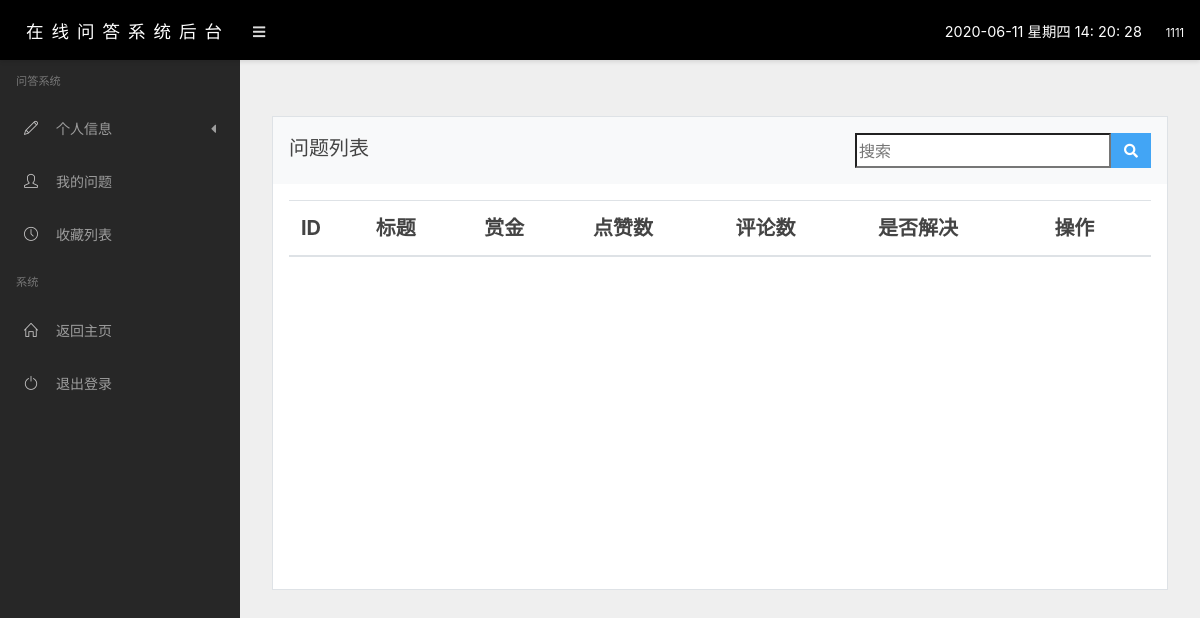
Page /user/question/ (signed in) on the earlier database version.
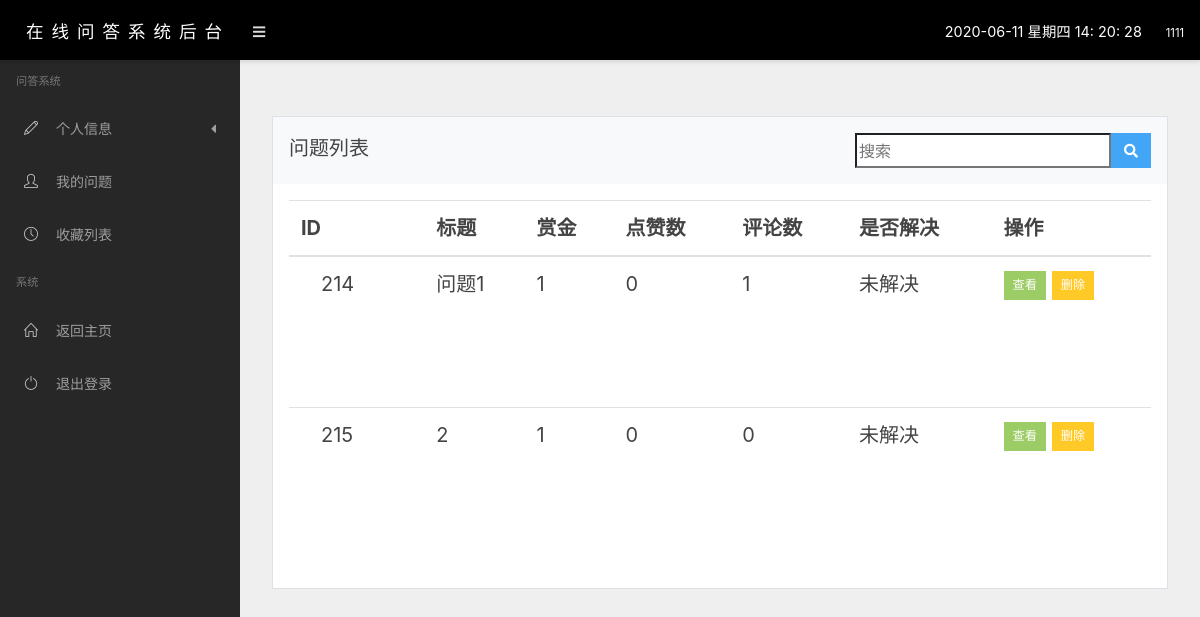
Same page on the later database version.
### app/models.py (models this page shows, shortened)
class Question(models.Model):
    top_choice = (
        ("T", "置顶"),
        ("F", "不置顶"),
    )
    status_choice = (
        ("T", "已解决"),
        ("F", "未解决"),
    )
    id = models.AutoField(primary_key=True, verbose_name="ID")
    users = models.ForeignKey(Users, on_delete=models.CASCADE, verbose_name="提问者")
    top = models.CharField(choices=top_choice, max_length=1, default="F", verbose_name="是否置顶")
    title = models.CharField(max_length=100, verbose_name="帖子标题")
    content = models.TextField(verbose_name="帖子内容")
    bonus = models.IntegerField(verbose_name="悬赏金额", default=10)
    likes = models.IntegerField(verbose_name="点赞数", default=0)
    comments = models.IntegerField(verbose_name="评论数", default=0)
    createTime = models.DateTimeField(auto_now=True, verbose_name="提问时间")
    status = models.CharField(choices=status_choice, max_length=1, default="F", verbose_name="是否解决")
    class Meta:
        verbose_name = "帖子管理"
        verbose_name_plural = "帖子管理"

### app/libs/identity_check.py (the view)
    def wra(req,*arg,**kwargs):
        identity = req.session.get('username')
        if identity:
            return func(req,*arg,**kwargs)
        else:
            return redirect("/login_register_page/")

### app/libs/identity_check.py (called while the page is built)
def login_need(func):
    def wra(req,*arg,**kwargs):
        identity = req.session.get('username')
        if identity:
            return func(req,*arg,**kwargs)
        else:
            return redirect("/login_register_page/")
    return wra

### app/views.py (called while the page is built)
def get_current_user(request):
    username = request.session["username"]
    user = Users.objects.get(username=username)
    return user

### manager/views.py (called while the page is built)
@login_need
def question(request):
    user = get_current_user(request)
    q = Question.objects.filter(users=user)
    key = request.GET.get("Search")
    if key:
        q = q.filter(title__contains=key)
    return render(request,"manager/question.html",{"q":q})

### templates/manager/question.html (shortened to what this page needs)
{% extends 'manager/base.html' %}
{% block content %}
    <div class="row mt-4">
        <div class="col-md-12">
                    <div class="card">
                        <div class="card-header bg-light">
                                问题列表
         <div class="w3l_search float-right">
    			<form action="/user/question/" method="get">
    				<input type="search" name="Search" style="Float:left;height:35px;font-size: 16px" placeholder="搜索" required="">
    				<button type="submit" class="btn btn-primary" style="Float:left;height:35px" aria-label="Left Align">
    					<i class="fa fa-search" aria-hidden="true"> </i>
    				</button>
    			</form>
		      </div>
                        </div>
                        <div class="card-body">
                            <div class="table-responsive">
                                <table class="table table-hover">
                                    <thead>
                                    <tr>
                                        <th>ID</th>
                                        <th>标题</th>
                                        <th>赏金</th>
                                        <th>点赞数</th>
                                        <th>评论数</th>
                                        <th>是否解决</th>
                                        <th>操作</th>
                                    </tr>
                                    </thead>
                                    <tbody style="height: 300px;overflow-y: auto">
                                    {% for g in q %}
                                    <tr>
                                        <td>
                                            <span>{{ g.id }}</span>
                                        </td>
                                        <td>{{ g.title }}</td>
                                        <td>{{ g.bonus }}</td>
                                        <td>{{ g.likes }}</td>
                                        <td class="text-nowrap">{{ g.comments }}</td>
                                    {% if g.status == "T" %}
                                        <td>已解决</td>
                                    {% else %}
                                        <td>未解决</td>
                                    {% endif %}
                                        <td>
                                            <button type="button" class="btn btn-success btn-sm" onclick="window.location.href='/detail/{{ g.id }}'">查看</button>
                                            <button type="button" class="btn btn-warning btn-sm" onclick="delete_question({{ g.id }})">删除</button>
                                        </td>
                                    </tr>
                                    {% endfor %}
                                    </tbody>
                                </table>
                            </div>
                        </div>
                    </div>
                </div>
    </div>
{% endblock %}

### templates/manager/base.html (shortened to what this page needs)
<!doctype html>
<html lang="en">
<head>
    {% load staticfiles %}
    <link rel='stylesheet' href='/static/css/simple-line-icons.css'>
    <link rel='stylesheet' href='/static/css/fontawesome-all.min.css'>
    <link rel='stylesheet' href='/static/css/styles.css'>
    {% block css %}
        <link rel='stylesheet' href='/static/css/styles2.css'>
    {% endblock %}
</head>
<body class="sidebar-fixed header-fixed">
<div class="page-wrapper">
        <nav class="navbar page-header">
        <a class="navbar-brand" href="#">
            <span class="navbar-brand b_span">
                在线问答系统后台
            </span>
        </a>
        <a href="#" class="btn btn-link sidebar-toggle d-md-down-none">
            <i class="fa fa-bars"></i>
        </a>
            <ul class="navbar-nav ml-auto">
                <li class="nav-item d-md-down-none">
                    <span class="time" style="font-size: .900rem; color: #fff; margin-right: 20px"></span>
                </li>
                    <a class="nav-link" href="#">
                        <span class="small ml-1 d-md-down-none" style="color: #fff">{{ request.session.nickname }}</span>
                    </a>
            </ul>
        </nav>
    <div class="main-container">
        <div class="sidebar">
            <nav class="sidebar-nav">
                <ul class="nav">
                    <span class="nav-title">问答系统</span>
                    <li class="nav-item nav-dropdown">
                        <a href="#" class="nav-link nav-dropdown-toggle">
                            <i class="icon icon-pencil"></i> 个人信息 <i class="fa fa-caret-left"></i>
                        </a>
                    </li>
                    <li class="nav-item">
                        <a href="/user/question/" class="nav-link">
                            <i class="icon icon-user"></i> 我的问题
                        </a>
                    </li>
                    <li class="nav-item">
                        <a href="/user/likes/" class="nav-link">
                            <i class="icon icon-clock"></i> 收藏列表
                        </a>
                    </li>
                    <span class="nav-title">系统</span>
                    <li class="nav-item">
                        <a href="/index/" class="nav-link">
                            <i class="icon icon-home"></i>  返回主页
                        </a>
                    </li>
                    <li class="nav-item">
                        <a href="#" class="nav-link" onclick="window.location.href='/logout/'">
                            <i class="icon icon-power"></i> 退出登录
                        </a>
                    </li>
                </ul>
            </nav>
        </div>
        <div class="content">
            {% block content %}{% endblock %}
        </div>
    </div>
</div>
</body>
</html>

### manager/static/css/styles2.css (style rules this page uses)
.b_span { text-align: center; color: #fff; font-family: 微软雅黑; letter-spacing: 8px; }
.content { font-size: 20px; float: left; margin-left: 20px; }
table { border-collapse:collapse; }
table td { border-top:solid 2px; border-color: RGB(230, 230, 230); border-collapse:inherit; }
table span { padding:0 20px; }
.content { position: relative; height: 100%; }

Differences in the rows shown:
added Question: id "214", title "问题1", bonus "1", likes "0", comments "1", status "未解决"
added Question: id "215", title "2", bonus "1", likes "0", comments "0", status "未解决"
